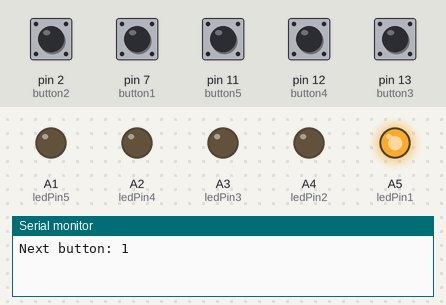
This sketch was run on a simulated Arduino Uno, built with avr-gcc and run on an emulated ATmega328P. Shown: output pins drawn as LEDs (lit = HIGH), the last lines printed to the serial monitor. Dashed ring = blinking. Inputs (shaded band) come from the test bench; at power-on: pin 2 (button2), pin 7 (button1), pin 11 (button5), pin 12 (button4), pin 13 (button3) HIGH. Random numbers use the default seed unless the sketch sets one.

Above: at 1.2 s.
1.3 s: pin 2 (button2) pulled LOW for 0.15 s
At 1.57 s:
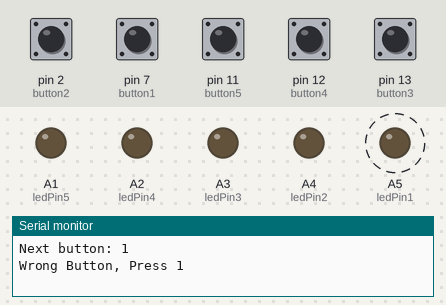
4.3 s: pin 7 (button1) pulled LOW for 0.15 s
At 4.9 s:
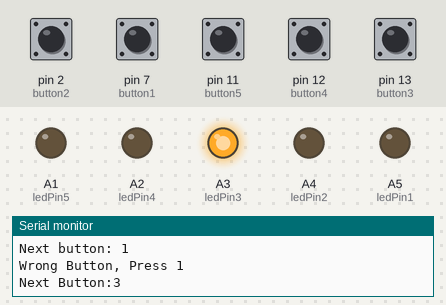
5.9 s: pin 13 (button3) pulled LOW for 0.15 s
At 7.2 s:
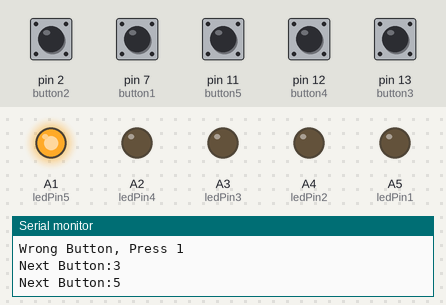
7.5 s: pin 11 (button5) pulled LOW for 0.15 s
At 8.6 s:
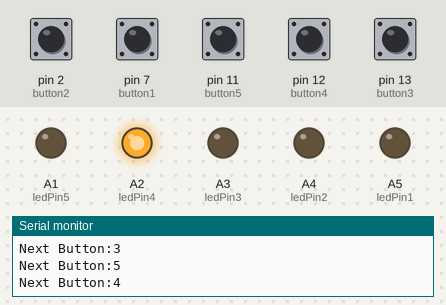
9.1 s: pin 12 (button4) pulled LOW for 0.15 s
At 9.8 s:
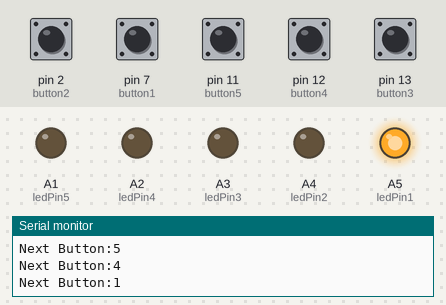
10.7 s: pin 7 (button1) pulled LOW for 1 s
At 12.2 s:
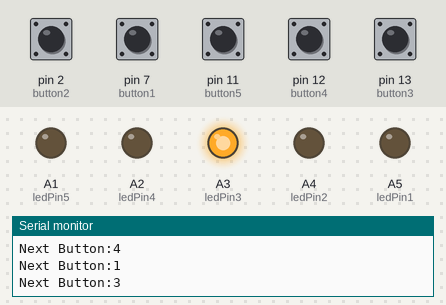
Timing chart, 0 to 13.7 s (numbered marks = the images above; inputs shaded):
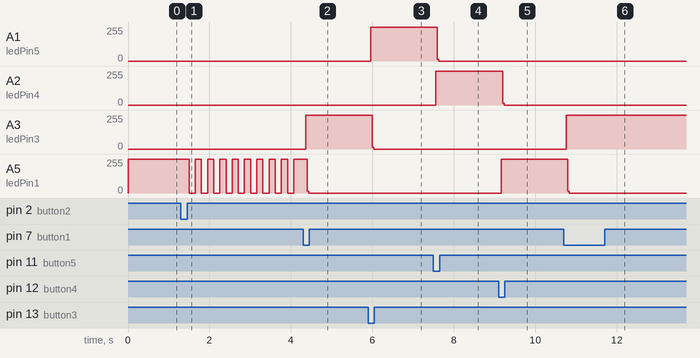

The sketch:

GamebarPress.ino
```cpp
#include <ezButton.h>

#define ledPin1 A5 // Green
#define ledPin2 A4 // Red
#define ledPin3 A3 // White
#define ledPin4 A2 // Blue
#define ledPin5 A1 // nothing

ezButton button1(7); // Green
ezButton button2(2); // Red
ezButton button3(13); // White but not responding to press
ezButton button4(12); // Blue
ezButton button5(11); // Yellow

int currentLED = 1;
int nextLED;

static const uint8_t pinNumberOutput[] = {A5, A4, A3, A2, A1};

int lastToggle = millis();
int currentTime;
int currentTimer;
int LEDstate = LOW;
int count = 0;

void toggleLED(int duration){
  currentTime = millis();
  if(currentTime - lastToggle > duration){
    if(LEDstate == LOW) {
      LEDstate = HIGH;
      count++;
    }
    else {
      LEDstate = LOW;
      count++;
    }
    lastToggle = millis();
    digitalWrite(pinNumberOutput[currentLED-1],LEDstate);
  }
}

void newLED(){
    nextLED = random(1,6);
    while(nextLED == currentLED)
      nextLED = random(1,6);
    currentLED = nextLED;
}

void setup() {
  pinMode(ledPin1,OUTPUT);
  pinMode(ledPin2,OUTPUT);
  pinMode(ledPin3,OUTPUT);
  pinMode(ledPin4,OUTPUT);
  pinMode(ledPin5,OUTPUT);

  button1.setDebounceTime(50);
  button2.setDebounceTime(50);
  button3.setDebounceTime(50);
  button4.setDebounceTime(50);
  button5.setDebounceTime(50);

  Serial.begin(9600);
  Serial.print("Next button: ");
  Serial.println(currentLED);
  digitalWrite(pinNumberOutput[currentLED-1],HIGH);
}

void loop() {

button1.loop();
button2.loop();
button3.loop();
button4.loop();
button5.loop();

int btn1State = button1.getState();
int btn2State = button2.getState();
int btn3State = button3.getState();
int btn4State = button4.getState();
int btn5State = button5.getState();

if(button1.isPressed() && currentLED == 1){
  while (count < 10){
    toggleLED(0);
  }
  count = 0;
  digitalWrite(ledPin1,LOW);
  newLED();
  digitalWrite(pinNumberOutput[currentLED-1],HIGH);
  Serial.print("Next Button:");
  Serial.println(currentLED);
  }

if(button1.isPressed() && currentLED != 1){
  currentTimer = millis();
  if(currentTimer - lastToggle > 1000){
    Serial.print("Wrong Button, Press ");
    Serial.println(currentLED);
    while (count < 20){
      toggleLED(150);
    }
    digitalWrite(pinNumberOutput[currentLED-1],HIGH);
    count = 0;
  }
}
if(button2.isPressed() && currentLED == 2){
  while (count < 10){
    toggleLED(0);
  }
  count = 0;
  digitalWrite(ledPin2,LOW);
  newLED();
  digitalWrite(pinNumberOutput[currentLED-1],HIGH);
  Serial.print("Next Button:");
  Serial.println(currentLED);
}

if(button2.isPressed() && currentLED != 2){
  currentTimer = millis();
  if(currentTimer - lastToggle > 1000){
    Serial.print("Wrong Button, Press ");
    Serial.println(currentLED);
    while (count < 20){
      toggleLED(150);
    }
    digitalWrite(pinNumberOutput[currentLED-1],HIGH);
    count = 0;
  }
}

if(button3.isPressed() && currentLED == 3){
  while (count < 10){
    toggleLED(0);
  }
  count = 0;
  digitalWrite(ledPin3,LOW);
  newLED();
  digitalWrite(pinNumberOutput[currentLED-1],HIGH);
  Serial.print("Next Button:");
  Serial.println(currentLED);
  }

if(button3.isPressed() && currentLED != 3){
  currentTimer = millis();
  if(currentTimer - lastToggle > 1000){
    Serial.print("Wrong Button, Press ");
    Serial.println(currentLED);
    while (count < 20){
      toggleLED(150);
    }
    digitalWrite(pinNumberOutput[currentLED-1],HIGH);
    count = 0;
  }
}

if(button4.isPressed() && currentLED == 4){
  while (count < 10){
    toggleLED(0);
  }
  count = 0;
  digitalWrite(ledPin4,LOW);
  newLED();
  digitalWrite(pinNumberOutput[currentLED-1],HIGH);
  Serial.print("Next Button:");
  Serial.println(currentLED);
  }

if(button4.isPressed() && currentLED != 4){
  currentTimer = millis();
  if(currentTimer - lastToggle > 1000){
    Serial.print("Wrong Button, Press ");
    Serial.println(currentLED);
    while (count < 20){
      toggleLED(150);
    }
    digitalWrite(pinNumberOutput[currentLED-1],HIGH);
    count = 0;
  }
}

if(button5.isPressed() && currentLED == 5){
  while (count < 10){
    toggleLED(0);
  }
  count = 0;
  digitalWrite(ledPin5,LOW);
  newLED();
  digitalWrite(pinNumberOutput[currentLED-1],HIGH);
  Serial.print("Next Button:");
  Serial.println(currentLED);
  }

if(button5.isPressed() && currentLED != 5){
  currentTimer = millis();
  if(currentTimer - lastToggle > 1000){
    Serial.print("Wrong Button, Press ");
    Serial.println(currentLED);
    while (count < 20){
      toggleLED(150);
    }
    digitalWrite(pinNumberOutput[currentLED-1],HIGH);
    count = 0;
  }
}
}
```

Measured:
- after the input at 1.3 s, A5 (ledPin1): alternates 255/255 for 0.15 s and 0/255 for 0.15 s, starting after 0.20 s
- after the input at 4.3 s, A3 (ledPin3): 0/255 → 255/255 after 0.06 s; A5 (ledPin1): 255/255 → 0/255 after 0.10 s
- after the input at 5.9 s, A1 (ledPin5): 0/255 → 255/255 after 0.06 s; A3 (ledPin3): 255/255 → 0/255 after 0.09 s
- after the input at 7.5 s, A1 (ledPin5): 255/255 → 0/255 after 0.10 s; A2 (ledPin4): 0/255 → 255/255 after 0.06 s
- after the input at 9.1 s, A2 (ledPin4): 255/255 → 0/255 after 0.09 s; A5 (ledPin1): 0/255 → 255/255 after 0.06 s
- after the input at 10.7 s, A3 (ledPin3): 0/255 → 255/255 after 0.06 s; A5 (ledPin1): 255/255 → 0/255 after 0.10 s
